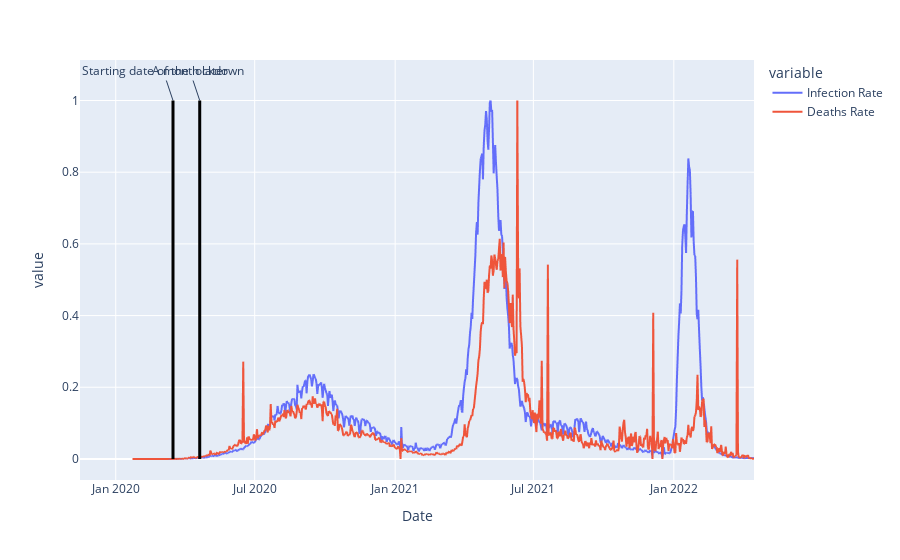

The cell this chart's notebook holds for it:
### Code cell
#Task 5.6: Let's plot the line chart again

fig = px.line(df_india, x="Date", y=["Infection Rate", "Deaths Rate"])

fig.add_shape(
    dict(
    type="line",
    x0=india_lockdown_start_date,
    y0=0,
    x1=india_lockdown_start_date,
    y1=df_india["Infection Rate"].max(),
    line=dict(color="black", width=3)
    )
)

fig.add_annotation(
    dict(
    x = india_lockdown_start_date,
    y = df_india["Infection Rate"].max(),
    text = "Starting date of the lockdown"
    )
)

fig.add_shape(
    dict(
    type="line",
    x0=india_lockdown_a_month_later,
    y0=0,
    x1=india_lockdown_a_month_later,
    y1=df_india["Infection Rate"].max(),
    line=dict(color="black", width=3)
    )
)

fig.add_annotation(
    dict(
    x = india_lockdown_a_month_later,
    y = df_india["Infection Rate"].max(),
    text = "A month later"
    )
)

fig.show()

### Figure 1 — Plotly figure (JSON) as saved in the notebook; plotly's stock layout.template omitted (floating-point values rounded to 4 significant figures; data arrays with more than 128 entries replaced by an {"elided": "..."} marker saying what was removed)
{"data": [{"hovertemplate": "variable=Infection Rate<br>Date=%{x}<br>value=%{y}<extra></extra>", "legendgroup": "Infection Rate", "line": {"color": "#636efa", "dash": "solid"}, "marker": {"symbol": "circle"}, "mode": "lines", "name": "Infection Rate", "showlegend": true, "type": "scattergl", "x": {"elided": "816 str values"}, "xaxis": "x", "y": {"elided": "816 float values"}, "yaxis": "y"}, {"hovertemplate": "variable=Deaths Rate<br>Date=%{x}<br>value=%{y}<extra></extra>", "legendgroup": "Deaths Rate", "line": {"color": "#EF553B", "dash": "solid"}, "marker": {"symbol": "circle"}, "mode": "lines", "name": "Deaths Rate", "showlegend": true, "type": "scattergl", "x": {"elided": "816 str values"}, "xaxis": "x", "y": {"elided": "816 float values"}, "yaxis": "y"}], "layout": {"annotations": [{"text": "Starting date of the lockdown", "x": "2020-03-16", "y": 1}, {"text": "A month later", "x": "2020-04-20", "y": 1}], "legend": {"title": {"text": "variable"}, "tracegroupgap": 0}, "margin": {"t": 60}, "shapes": [{"line": {"color": "black", "width": 3}, "type": "line", "x0": "2020-03-16", "x1": "2020-03-16", "y0": 0, "y1": 1}, {"line": {"color": "black", "width": 3}, "type": "line", "x0": "2020-04-20", "x1": "2020-04-20", "y0": 0, "y1": 1}], "xaxis": {"anchor": "y", "domain": [0, 1], "title": {"text": "Date"}}, "yaxis": {"anchor": "x", "domain": [0, 1], "title": {"text": "value"}}}}
